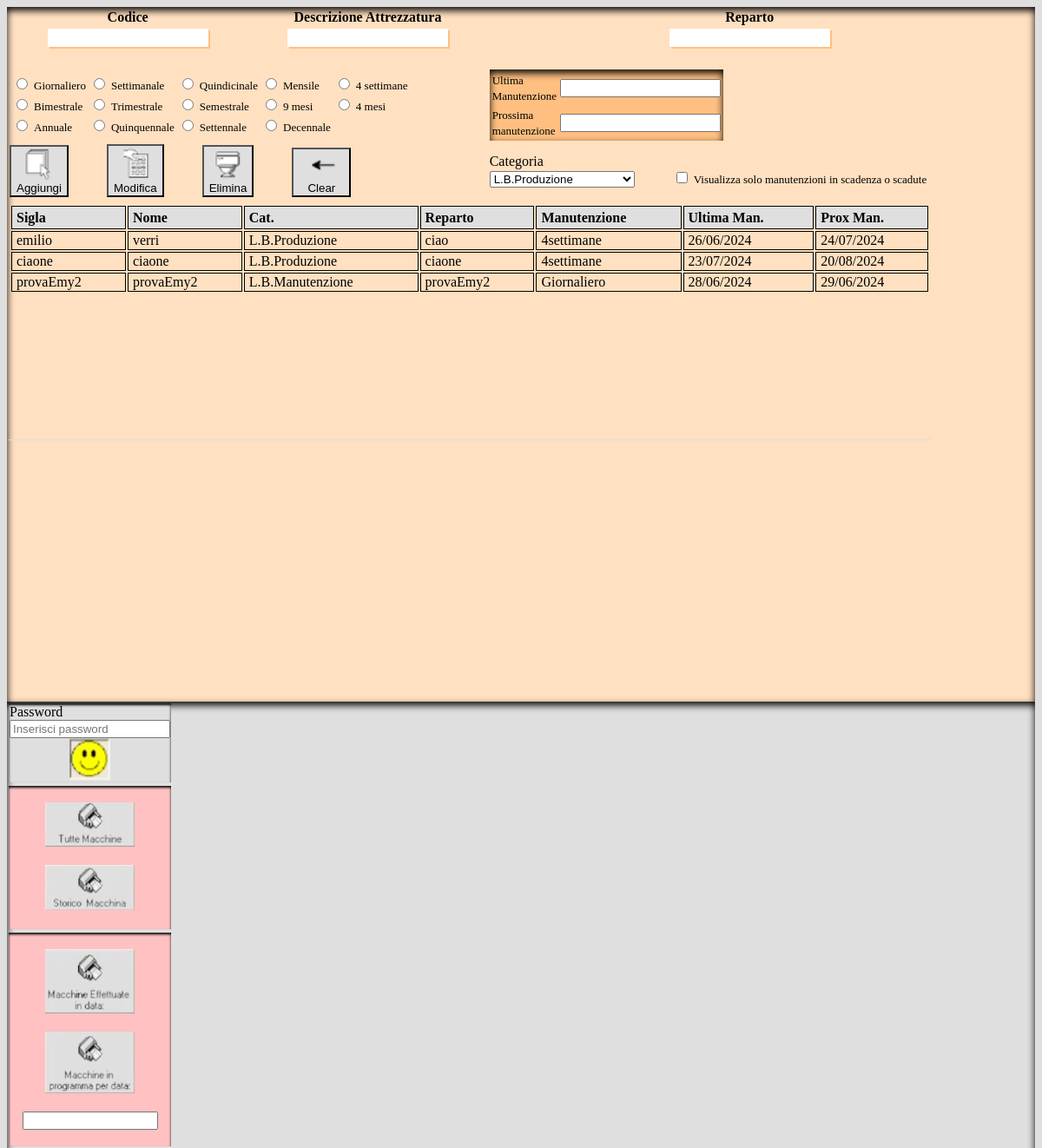
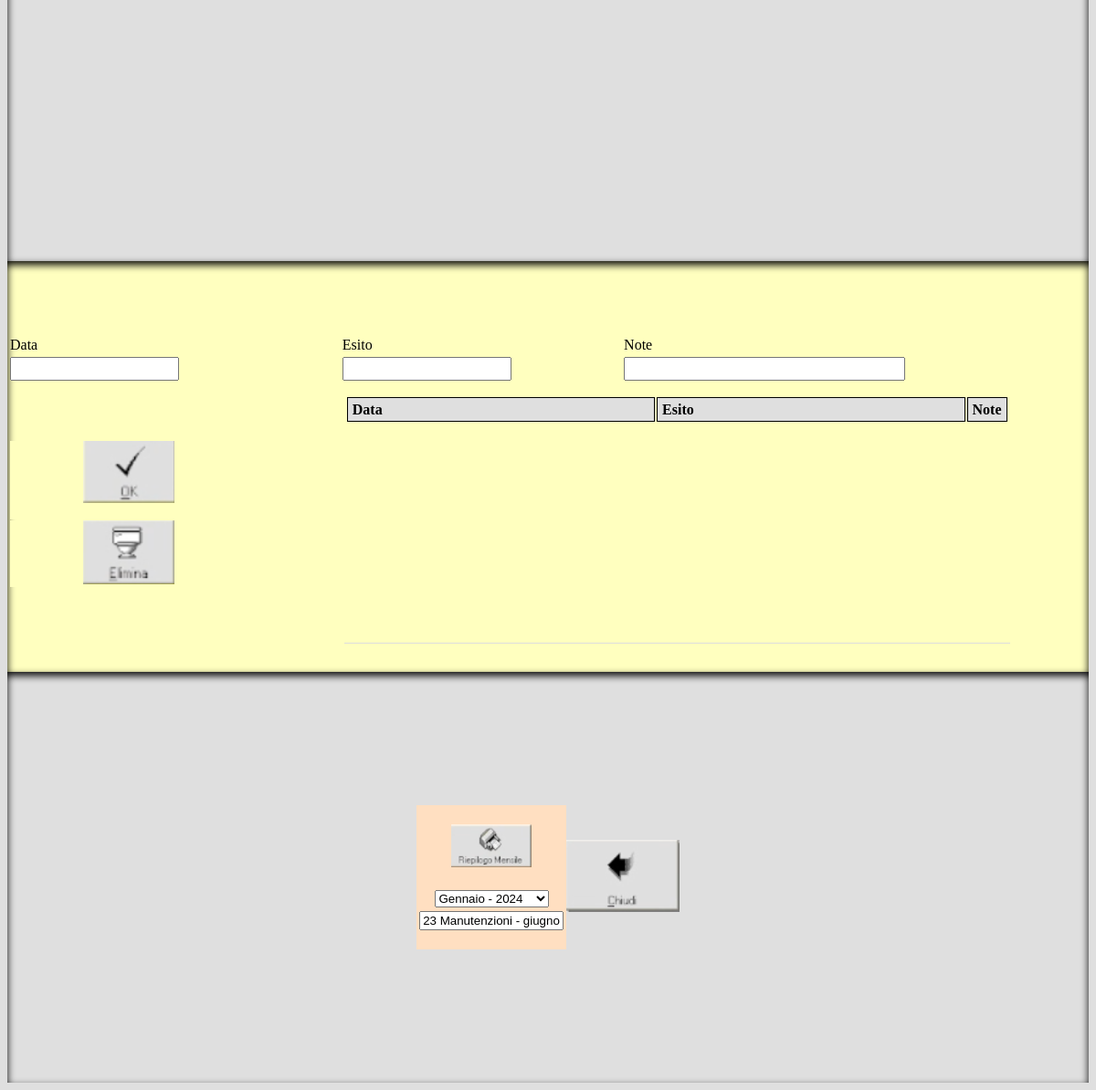
Before: / with the older database file (2 pictures, top to bottom).
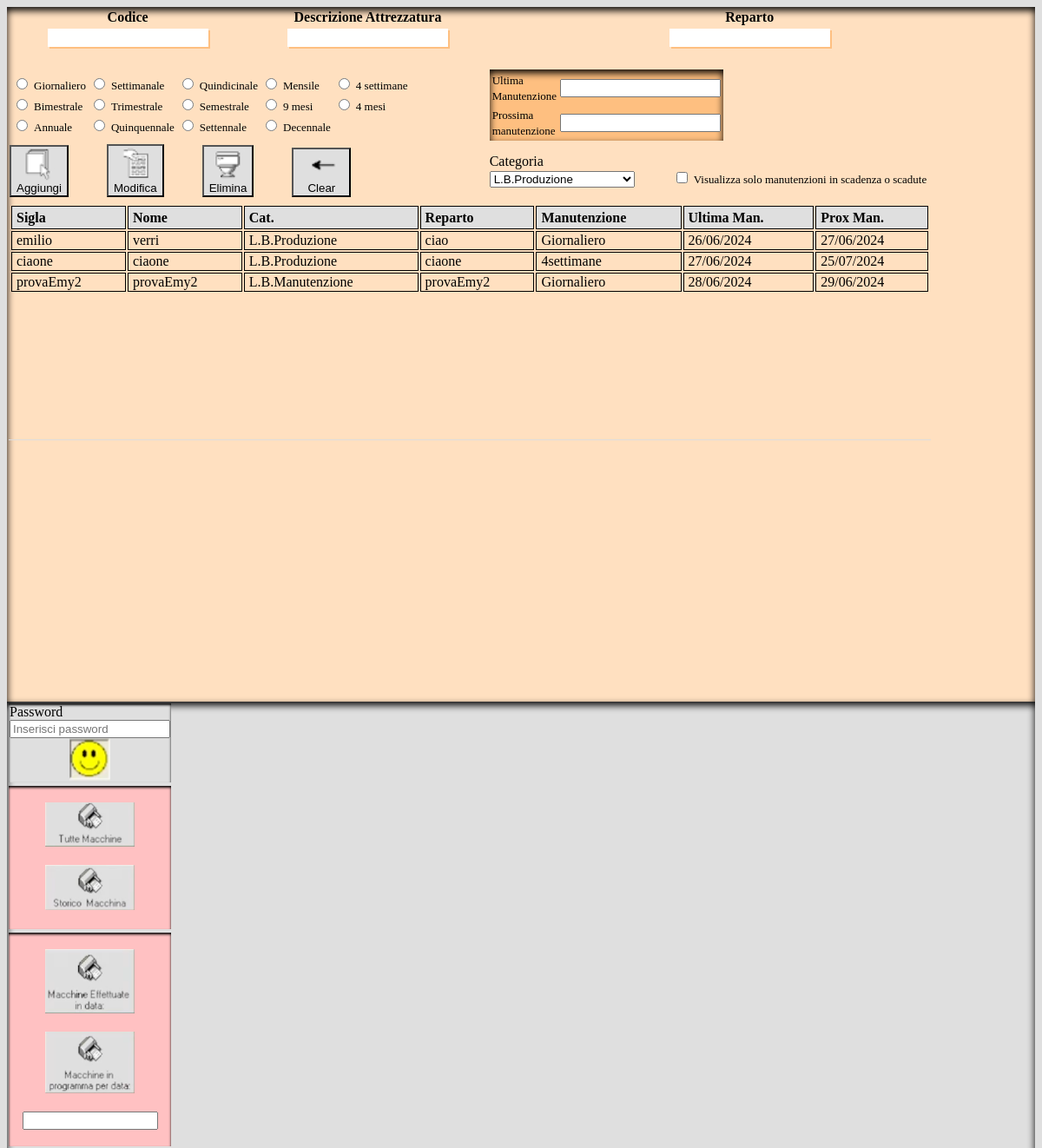
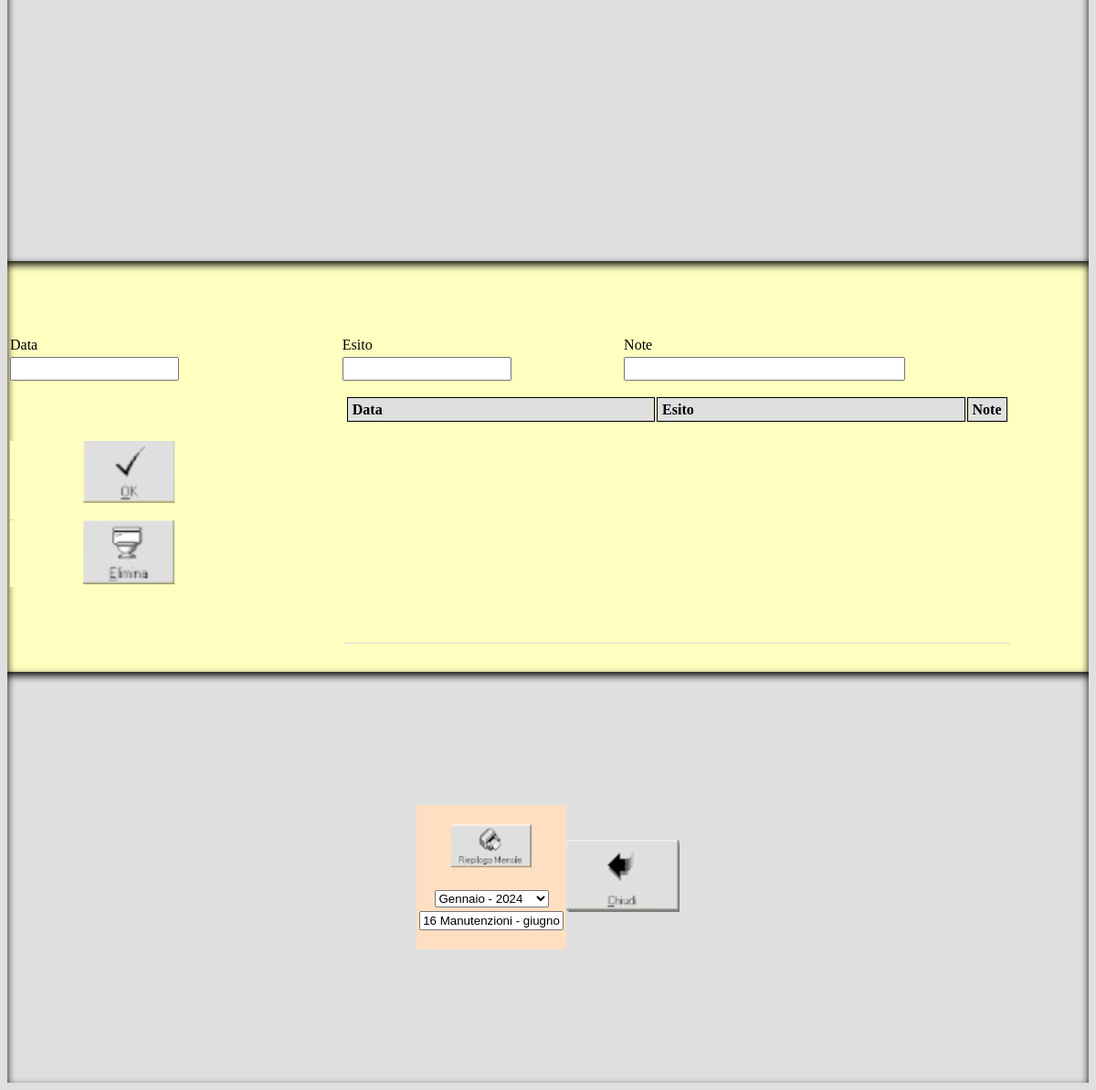
After: the same page with the newer database file (2 pictures, top to bottom).
### tables this page shows
CREATE TABLE "manutenzioni" (
	"id"	INTEGER NOT NULL,
	"Sigla"	TEXT,
	"Nome"	TEXT,
	"Cat"	TEXT,
	"Reparto"	TEXT,
	"Manutenzione"	TEXT,
	"UltimaMan"	TEXT,
	"ProxMan"	TEXT,
	"identificativo"	NUMERIC,
	"InScadenza"	NUMERIC,
	PRIMARY KEY("id" AUTOINCREMENT)
);

### classi/funzioneEstrazione.php (the view, shortened to what this page needs)
<?php
function estraiManutenzione()
{
        $my_conn = new PDO('sqlite:manutentori.db');
        $query = $my_conn->prepare("SELECT * FROM 'manutenzioni'");
        $query->execute();
        $results = $query->fetchAll(PDO::FETCH_ASSOC);
        foreach ($results as $estrazioni) {
            echo "<tr id='storiciLista'>
                    <td id='stile'>{$estrazioni['Sigla']}</td>
                    <td id='stile'>{$estrazioni['Nome']}</td>
                    <td id='stile'>{$estrazioni['Cat']}</td>
                    <td id='stile'>{$estrazioni['Reparto']}</td>
                    <td id='stile'>{$estrazioni['Manutenzione']}</td>
                    <td id='stile'>{$estrazioni['UltimaMan']}</td>
                    <td id='stile'>{$estrazioni['ProxMan']}</td>
                    <td id='stile' style='display:none;'>{$estrazioni['identificativo']}</td>";
            echo "</tr>";
        }
}

Changed rows visible on the page:
changed manutenzioni "emilio": Manutenzione "4settimane" → "Giornaliero"; ProxMan "24/07/2024" → "27/06/2024"
changed manutenzioni "ciaone": UltimaMan "23/07/2024" → "27/06/2024"; ProxMan "20/08/2024" → "25/07/2024"
Other visible differences:
form field value: "23 Manutenzioni - giugno" → "16 Manutenzioni - giugno"
